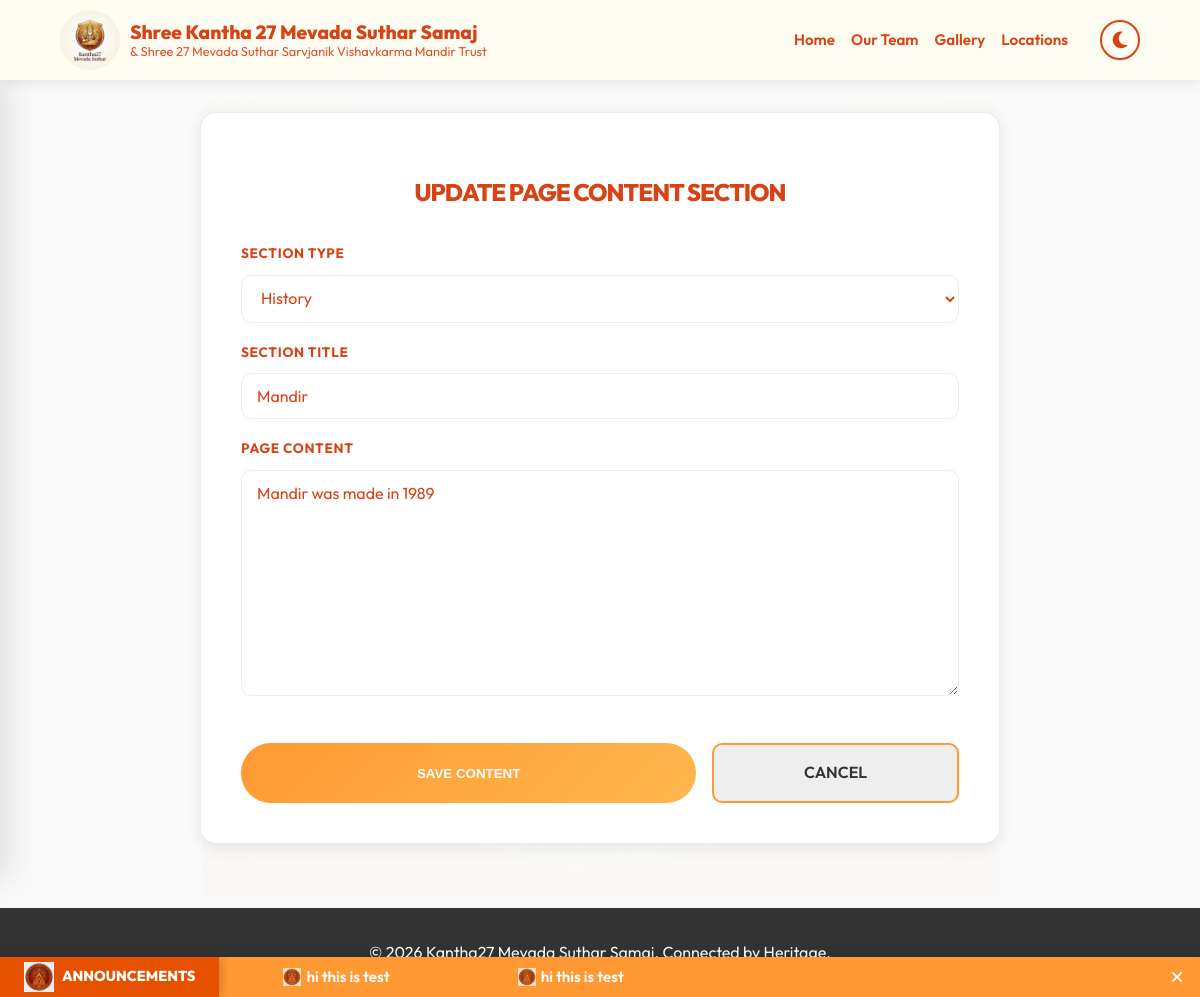
The app's page /edit/1/ (signed in) with its own data.
### core/models.py (models this page shows, shortened)
class SamajInformation(models.Model):
    SECTION_CHOICES = [
        ('HISTORY', 'History'),
        ('PURPOSE', 'Purpose/Goal'),
        ('VALUES', 'Values'),
    ]
    section = models.CharField(max_length=20, choices=SECTION_CHOICES, unique=True)
    title = models.CharField(max_length=200)
    content = models.TextField()
    updated_at = models.DateTimeField(auto_now=True)
    class Meta:
        verbose_name_plural = "Samaj Information"

### news/models.py (models this page shows, shortened)
class NewsAnnouncement(models.Model):
    message = models.TextField(help_text="The announcement text to display in the scroller.")
    is_active = models.BooleanField(default=True, help_text="Toggle visibility of this announcement.")
    scroll_speed = models.IntegerField(default=20, help_text="Speed in seconds (e.g., 20 = Slow, 10 = Fast).")
    created_at = models.DateTimeField(auto_now_add=True)
    updated_at = models.DateTimeField(auto_now=True)

### core/views.py (the view)
# urls.py: path('edit/<int:pk>/', views.edit_content, name='edit_content'),
@staff_member_required
def edit_content(request, pk):
    info_item = get_object_or_404(SamajInformation, pk=pk)
    if request.method == 'POST':
        form = SamajInfoForm(request.POST, instance=info_item)
        if form.is_valid():
            form.save()
            return redirect('manage_content')
    else:
        form = SamajInfoForm(instance=info_item)
    return render(request, 'core/samaj_info_form.html', {'form': form, 'title': 'Update Page Content Section'})

### core/forms.py
class SamajInfoForm(forms.ModelForm):
    class Meta:
        model = SamajInformation
        fields = '__all__'
        widgets = {
            'title': forms.TextInput(attrs={'class': 'form-input', 'placeholder': 'Section Title'}),
            'content': forms.Textarea(attrs={'class': 'form-input', 'placeholder': 'Content', 'rows': 10}),
        }
        labels = {
            'title': 'Section Title',
            'section': 'Section Type',
            'content': 'Page Content',
        }

### news/templatetags/news_tags.py (called while the page is built)
@register.inclusion_tag('news/ticker.html')
def news_ticker():
    announcements = NewsAnnouncement.objects.filter(is_active=True).order_by('-created_at')
    speed = 20
    if announcements.exists():
        speed = announcements.first().scroll_speed
    return {
        'announcements': announcements,
        'speed': speed
    }

### templates/core/samaj_info_form.html (shortened to what this page needs)
{% extends 'base/base.html' %}
{% block content %}
<div style="max-width: 800px; margin: 0 auto;">
    <div class="glass-card" style="padding: 2.5rem;">
        <h2
            style="color: var(--primary-color); margin-bottom: 2rem; text-align: center; font-weight: 800; letter-spacing: -1px;">
            {{ title|upper }}</h2>
        <form method="post">
            {% for field in form %}
            <div class="form-field-wrapper">
                <label class="form-label" for="{{ field.id_for_label }}">{{ field.label }}</label>
                {{ field }}
            </div>
            {% endfor %}
            <div style="margin-top: 2.5rem; display: flex; gap: 1rem;">
                <button type="submit" class="btn-primary" style="flex: 2; padding: 15px; font-weight: 700;">SAVE
                    CONTENT</button>
                <a href="{% url 'manage_content' %}" class="btn-secondary"
                    style="flex: 1; text-align: center; background: #eee; color: #333; padding: 15px; border-radius: 10px; font-weight: 600;">CANCEL</a>
            </div>
        </form>
    </div>
</div>
{% endblock %}

### templates/news/ticker.html
{% load static %}
{% if announcements %}
<div class="news-ticker-container">
    <div class="ticker-label">
        <img src="{% static 'img/ticker_logo.png' %}" alt="News" style="height: 30px; margin-right: 8px;">
        Announcements
    </div>
    <div class="ticker-wrap">
        <div class="ticker-move" style="animation-duration: {{ speed }}s;">
            <div class="ticker-group">
                {% for item in announcements %}
                <div class="ticker-item">
                    <img src="{% static 'img/ticker_logo.png' %}" alt="Icon"
                        style="height: 18px; vertical-align: middle; margin-right: 5px; opacity: 0.8;">
                    {{ item.message }}
                </div>
                {% endfor %}
            </div>
            <div class="ticker-group">
                {% for item in announcements %}
                <div class="ticker-item">
                    <img src="{% static 'img/ticker_logo.png' %}" alt="Icon"
                        style="height: 18px; vertical-align: middle; margin-right: 5px; opacity: 0.8;">
                    {{ item.message }}
                </div>
                {% endfor %}
            </div>
        </div>
    </div>
    <button class="ticker-close"
        onclick="document.querySelector('.news-ticker-container').style.display='none';">&times;</button>
</div>
{% endif %}

### static/css/orange_theme.css (style rules this page uses)
:root { --primary-color: #FF9933; --primary-text-dark: #D84315; --secondary-color: #FFF3E0; --accent-color: #E65100; --text-color: #D84315; --text-muted: #BF360C; --text-white: #ffffff; --bg-color: #FEF9E7; --bg-color: #FAFAFA; --glass-bg: rgba(255, 252, 242, 0.95); --shadow-sm: 0 4px 12px rgba(0, 0, 0, 0.08); --shadow-lg: 0 12px 32px rgba(255, 153, 51, 0.15); --gradient-primary: linear-gradient(135deg, #FF9933 0%, #FFB74D 100%); --navbar-height: 80px; --input-bg: #FFFFFF; --input-border: #EEEEEE; }
body { font-family: 'Outfit', sans-serif; background-color: var(--bg-color); color: var(--text-color); margin: 0; padding: 0; background-color: var(--bg-color); color: var(--text-color); margin: 0; padding: 0; line-height: 1.6; position: relative; min-height: 100vh; transition: background-color 0.4s ease, color 0.4s ease; }
h1, h2, h3, h4, h5, h6 { color: var(--primary-text-dark) !important; }
body::before { content: ""; position: fixed; top: 50%; left: 50%; transform: translate(-50%, -50%); width: 80%; height: 80%; background-image: url('../img/logo.png'); background-repeat: no-repeat; background-position: center; background-size: contain; opacity: 0.1; z-index: -1; pointer-events: none; }
.glass-card { background: #FFFFFF; border-radius: 16px; padding: 2rem; box-shadow: 0 4px 15px rgba(0, 0, 0, 0.08); border: 1px solid rgba(0, 0, 0, 0.08); transition: transform 0.3s ease, box-shadow 0.3s ease; backdrop-filter: blur(10px); height: 100%; display: flex; flex-direction: column; }
.btn-primary { background: var(--primary-color); background-image: var(--gradient-primary); color: white; padding: 0.8rem 1.5rem; border-radius: 50px; text-decoration: none; border: none; font-weight: 600; transition: all 0.3s; display: inline-block; cursor: pointer; }
.btn-secondary { background: transparent; color: var(--primary-color); border: 2px solid var(--primary-color); padding: 0.8rem 1.5rem; border-radius: 50px; text-decoration: none; font-weight: 600; transition: all 0.3s; display: inline-block; cursor: pointer; }
.form-field-wrapper { margin-bottom: 1.2rem; }
.form-field-wrapper input, .form-field-wrapper select, .form-field-wrapper textarea { width: 100%; padding: 12px 15px; border: 1.5px solid var(--input-border); border-radius: 10px; font-size: 1rem; font-family: 'Outfit', sans-serif; transition: all 0.3s ease; background: var(--input-bg); color: var(--text-color); box-sizing: border-box; }
.form-label, .info-label, .form-group label { display: block; margin-bottom: 0.6rem; color: var(--primary-text-dark) !important; font-weight: 700; font-size: 0.85rem; letter-spacing: 0.05em; text-transform: uppercase; }
.news-ticker-container { position: fixed; bottom: 0; left: 0; width: 100%; background: var(--primary-color); color: white; height: 40px; display: flex; align-items: center; box-shadow: 0 -2px 10px rgba(0, 0, 0, 0.15); overflow: hidden; z-index: 9999; }
.ticker-label { background: var(--accent-color); padding: 0 1.5rem; height: 100%; display: flex; align-items: center; font-weight: 800; text-transform: uppercase; font-size: 0.9rem; z-index: 2; box-shadow: 2px 0 10px rgba(0, 0, 0, 0.2); }
.ticker-wrap { flex: 1; overflow: hidden; height: 100%; position: relative; display: flex; align-items: center; }
.ticker-move { display: flex; white-space: nowrap; animation-timing-function: linear; animation-name: ticker-left-to-right; animation-iteration-count: infinite; width: max-content; }
.ticker-group { display: flex; flex-shrink: 0; }
.ticker-item { display: flex; align-items: center; padding: 0 4rem; font-size: 0.95rem; font-weight: 600; }
.ticker-close { background: transparent; border: none; color: white; font-size: 1.5rem; padding: 0 1rem; cursor: pointer; line-height: 1; height: 100%; z-index: 3; }

### records on screen
SamajInformation: form "History" "Mandir" "Mandir was made in 1989"
NewsAnnouncement: message "hi this is test"

### other values on screen
{{ title|upper }} "UPDATE PAGE CONTENT SECTION"
{{ field.label }} "SECTION TYPE" "SECTION TITLE" "PAGE CONTENT"
